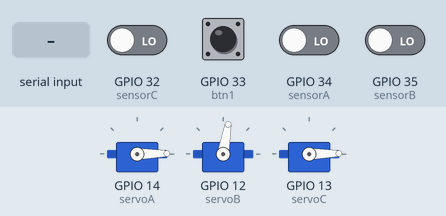
This sketch was run on a simulated ESP32. Parts: 3 × servo. The inputs (shaded band) are chosen by the test bench; at power-on: GPIO 32 (sensorC), GPIO 33 (btn1), GPIO 34 (sensorA), GPIO 35 (sensorB) LOW. What the sketch prints to the serial monitor is not drawn.

Above: at 1.2 s.
1.3 s: "P" received over Serial
3.2 s: GPIO 34 (sensorA) driven HIGH
At 5.4 s:
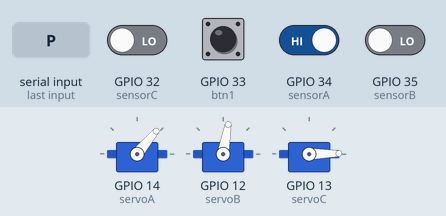
Timing chart, 0 to 6.9 s (numbered marks = the images above; inputs shaded):
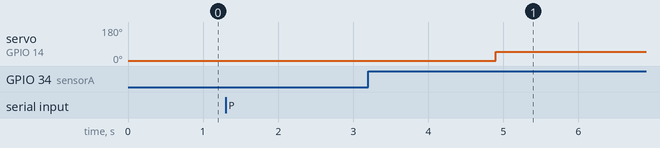

Measured:
- after the input at 3.2 s, servo on GPIO 14 (servoA): 1° → 50° after 1.7 s

The sketch:

SERVOS_V1.ino
```cpp
#include <ESP32Servo.h>
#include <analogWrite.h>
#include <ESP32Tone.h>
#include <ESP32PWM.h>

char material;

/// RGB
//#define R 23
//#define G 22
//#define B 1
//#define A 3
// PINES DE SENSORA 15, BTN1 33
#define sensorA 34
#define btn1 33
Servo servoA;

//// Servo B
#define sensorB 35
#define btn2 25
Servo servoB;

/// Servo C
#define sensorC 32
#define btn3 26
Servo servoC;


void setup() {
  // A
  pinMode(sensorA, INPUT);
  pinMode(btn1, INPUT);
  servoA.attach(14);
  //// B
  pinMode(sensorB, INPUT);
  pinMode(btn2, INPUT);
  servoB.attach(12);
  ///// C
  pinMode(sensorC, INPUT);
  pinMode(btn3, INPUT);
  servoC.attach(13);

  ///// leds
  //pinMode(R, OUTPUT);
  //pinMode(G, OUTPUT);
  //pinMode(B, OUTPUT);
  //pinMode(A, OUTPUT);

  //// Este es del serial
  Serial.begin(115200);
}

void loop() {
//  if(Serial.available()){
//    material = Serial.read();
//  }

//  digitalWrite(R, HIGH);
//  digitalWrite(G, HIGH);
//  digitalWrite(B, HIGH);
//  digitalWrite(A, HIGH);
  if(Serial.available()){
    material = Serial.read();
  }
  Serial.println(String(material));
  //Serial.println(String(Serial.read()));

  if (digitalRead(sensorA) == HIGH) {
    if (material == 'P') {
      while (digitalRead(btn1) != 1) {
        delay(1700);
        servoA.write(50);
      }
    }else{
        servoA.write(1);
      }
  } else {
    servoA.write(1);
  }
  /////////////////////////////// Aqui estara el otro servo y el otro sensor
  if (digitalRead(sensorB) == HIGH) {
    if (material == 'A') {
      while (digitalRead(btn2) != 1) {
        delay(1700);
        servoB.write(35);
      }
    }else{
      servoB.write(80);
    }
  } else {
    servoB.write(80);
  }
  //////////////////////////////// Aqui estara el otro servo y el otro sensor

  if (digitalRead(sensorC) == HIGH) {
    if (material == 'H') {
      while (digitalRead(btn3) != 1) {
        delay(1700);
        servoC.write(50);
      }
    }else{
      servoC.write(1);
    }
  } else {
    servoC.write(1);
  }
}
```
